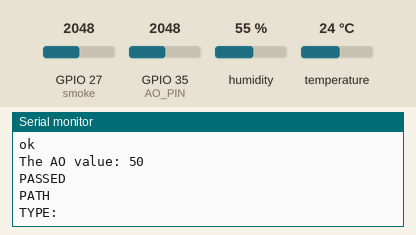
Recording of a sketch running on a simulated ESP32. Shown: the last lines printed to the serial monitor. The test bench sets the inputs (shaded band); at power-on: GPIO 27 (smoke) = 2048, GPIO 35 (AO_PIN) = 2048, humidity 55 %, temperature 24 °C. WiFi joins after 1.5 s; servers stay silent unless stated.

Above: at 5.7 s.
5.8 s: GPIO 27 (smoke) set to 2866
At 7.11 s:
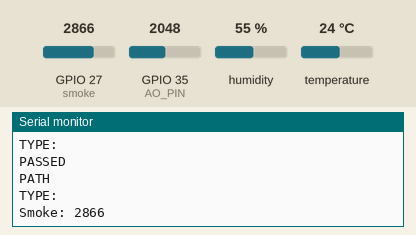
11.1 s: GPIO 35 (AO_PIN) set to 2866
At 12.51 s:
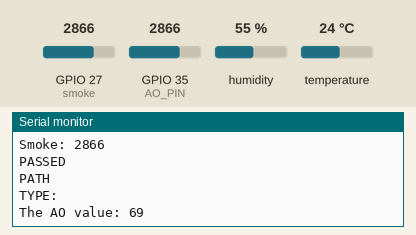
14.4 s: GPIO 27 (smoke) set to 3972
At 14.98 s:
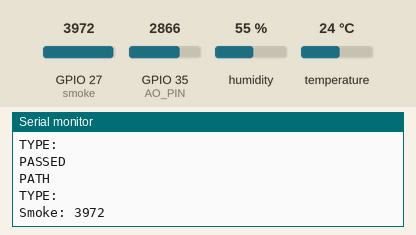
17.7 s: GPIO 35 (AO_PIN) set to 3972
At 20.38 s:
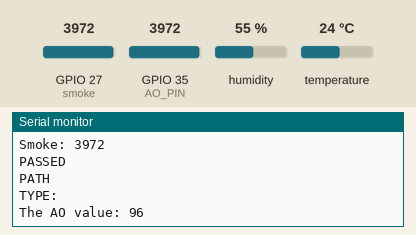
Timing chart, 0 to 21.9 s (numbered marks = the images above; inputs shaded):
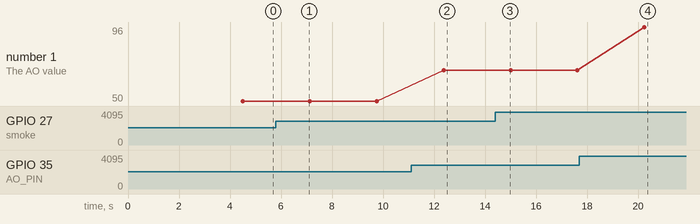

Measured:
- after the input at 5.8 s, the serial monitor: prints a new line after 1.2 s (image 1)
- after the input at 11.1 s, the serial monitor: prints a new line after 1.3 s (image 2)
- after the input at 14.4 s, the serial monitor: prints a new line after 0.45 s (image 3)
- after the input at 17.7 s, the serial monitor: prints a new line after 2.5 s (image 4)
- plotted number 1: 50 → 69 after the input at 11.1 s, 69 → 96 after the input at 17.7 s

The sketch:

Embedded_System.ino
```cpp
#include <TinyGPSPlus.h>
#include "DHT.h"
#include <WiFi.h>
#include <Firebase_ESP_Client.h>
#include"addons/TokenHelper.h"
#include"addons/RTDBHelper.h"

#define WIFI_SSID "Goldspear"
#define WIFI_PASSWORD "Sonu@772"
#define API_KEY "AIzaSyDX7pIGxpoUuibRxuzaCkz2qJEGBzaqLvs"
#define DB_URL "https://forestfire-7e17e-default-rtdb.firebaseio.com/"

FirebaseData fbdo;
FirebaseAuth auth;
FirebaseConfig config;

// Dependencies variables
unsigned long sendDataPrevMillis = 0;
bool signupOK = false;

#define AO_PIN 35
#define DHTPIN 14
#define DHTTYPE DHT11
#define smoke 27

TinyGPSPlus gps;
DHT dht(DHTPIN, DHTTYPE);

void setup() {
  Serial.begin(115200);
  delay(3000);
  WiFi.begin(WIFI_SSID, WIFI_PASSWORD);
  Serial.print("Connecting to Wi-Fi");
  while (WiFi.status() != WL_CONNECTED){
    Serial.print(".");
    delay(300);
  }
  Serial.println();
  Serial.print("Connected with IP: ");
  Serial.println(WiFi.localIP());
  Serial.println();
  config.api_key = API_KEY;

  /* Assign the RTDB URL (required) */
  config.database_url = DB_URL;

  /* Sign up */
  if (Firebase.signUp(&config, &auth, "", "")){
    Serial.println("ok");
    signupOK = true;
  }
  else{
    Serial.printf("%s\n", config.signer.signupError.message.c_str());
  }
  config.token_status_callback = tokenStatusCallback; //see addons/TokenHelper.h

  Firebase.begin(&config, &auth);
  Firebase.reconnectWiFi(true);

  pinMode(AO_PIN,INPUT);
  dht.begin();
}

void DHT_11(){
  delay(2000);
  // Sensor readings may also be up to 2 seconds 'old' (its a very slow sensor)
  float h = dht.readHumidity();
  // Read temperature as Celsius (the default)
  float t = dht.readTemperature();
  if (Firebase.RTDB.setFloat(&fbdo, "DHT_11/Humidity", h)){
    Serial.println("PASSED");
    Serial.println("PATH" + fbdo.dataPath());
    Serial.println("TYPE: " + fbdo.dataType());
  }
  else {
    Serial.println("FAILED");
    Serial.println("REASON: " + fbdo.errorReason());
  }
  if (Firebase.RTDB.setFloat(&fbdo, "DHT_11/Temperature", t)){
    Serial.println("PASSED");
    Serial.println("PATH" + fbdo.dataPath());
    Serial.println("TYPE: " + fbdo.dataType());
  }
  else {
    Serial.println("FAILED");
    Serial.println("REASON: " + fbdo.errorReason());
  }
}

void flame(){
  int infrared_value = analogRead(AO_PIN);
  infrared_value = map(infrared_value, 0, 4095, 0, 100);
  Serial.print("The AO value: ");
  Serial.println(infrared_value);

  if (Firebase.RTDB.setFloat(&fbdo, "Flame_Sensor/Infrared_Value", infrared_value)){
    Serial.println("PASSED");
    Serial.println("PATH" + fbdo.dataPath());
    Serial.println("TYPE: " + fbdo.dataType());
  }
  else {
    Serial.println("FAILED");
    Serial.println("REASON: " + fbdo.errorReason());
  }
}

void Smoke() {
  int value = analogRead(smoke);
  // value = map(value, 0, 4095, 0, 100);
  Serial.print("Smoke: ");
  Serial.println(value);
  if (Firebase.RTDB.setFloat(&fbdo, "Smoke_Sensor/Smoke_value", value)){
    Serial.println("PASSED");
    Serial.println("PATH" + fbdo.dataPath());
    Serial.println("TYPE: " + fbdo.dataType());
  }
  else {
    Serial.println("FAILED");
    Serial.println("REASON: " + fbdo.errorReason());
  }
}


void loop() {
  flame();
  DHT_11();
  Smoke();
  // GPS();
}
```
